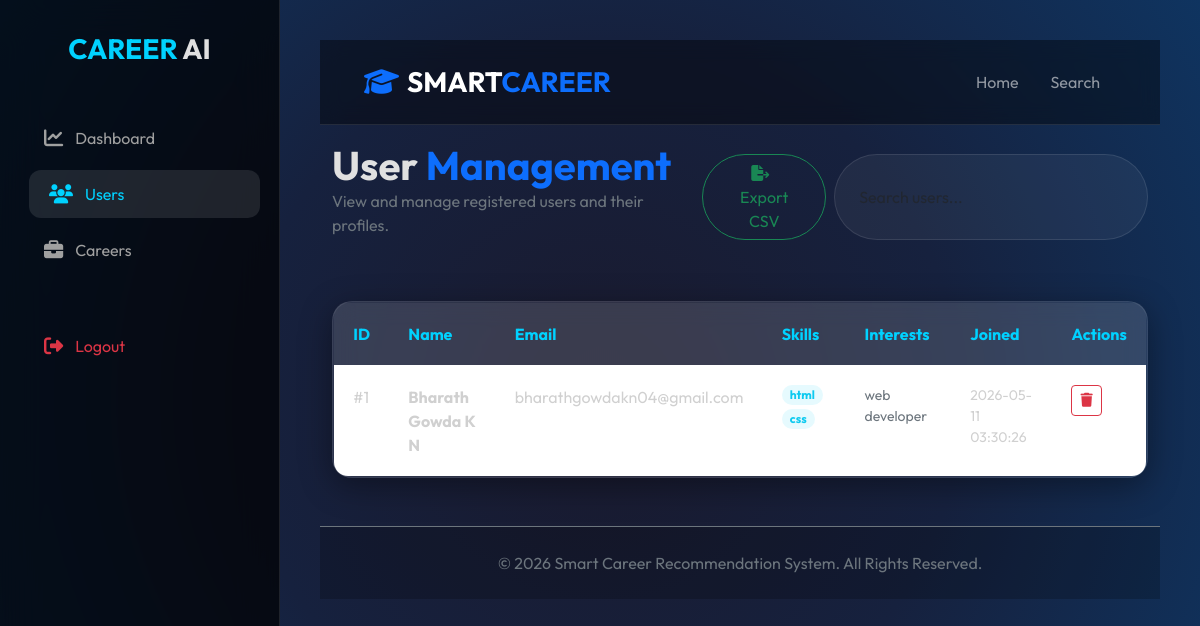
Page /admin/users (signed in) on the committed database.
### tables this page shows
CREATE TABLE users (
        user_id INTEGER PRIMARY KEY AUTOINCREMENT,
        name TEXT NOT NULL,
        email TEXT NOT NULL UNIQUE,
        password TEXT NOT NULL,
        interests TEXT,
        created_at TIMESTAMP DEFAULT CURRENT_TIMESTAMP
    );

CREATE TABLE user_skills (
        skill_id INTEGER PRIMARY KEY AUTOINCREMENT,
        user_id INTEGER,
        skill_name TEXT NOT NULL,
        FOREIGN KEY (user_id) REFERENCES users(user_id) ON DELETE CASCADE
    );

### app.py (the view)
@app.route('/admin/users')
def manage_users():
    if not session.get('admin_logged_in'): return redirect(url_for('admin_login'))
    users = execute_query("SELECT * FROM users", fetch=True)
    final_users = []
    for u in users:
        u_dict = dict(u)
        skills = execute_query("SELECT skill_name FROM user_skills WHERE user_id = ?", (u['user_id'],), fetch=True)
        u_dict['skills'] = ", ".join([s['skill_name'] for s in skills])
        u_dict['id'] = u['user_id']
        final_users.append(u_dict)
    return render_template('admin/users.html', users=final_users)

### app.py (called while the page is built)
@app.context_processor
def inject_now():
    from datetime import datetime
    return {'now': datetime.utcnow()}

### database.py (called while the page is built)
def get_db_connection():
    conn = sqlite3.connect(DB_PATH)
    conn.row_factory = sqlite3.Row
    return conn

def execute_query(query, params=None, fetch=False):
    conn = get_db_connection()
    cursor = conn.cursor()
    try:
        if params:
            cursor.execute(query, params)
        else:
            cursor.execute(query)
        if fetch:
            result = [dict(row) for row in cursor.fetchall()]
        else:
            conn.commit()
            result = cursor.lastrowid
        return result
    except Exception as e:
        print(f"Database Error: {e}")
        return [] if fetch else None
    finally:
        conn.close()

### templates/admin/users.html (shortened to what this page needs)
{% extends "layout.html" %}
{% block content %}
<div class="container-fluid">
    <div class="d-flex justify-content-between align-items-center mb-5 animate-up">
        <div>
            <h1 class="fw-bold mb-0">User <span class="text-primary">Management</span></h1>
            <p class="text-secondary">View and manage registered users and their profiles.</p>
        </div>
        <div class="d-flex gap-2">
            <a href="{{ url_for('export_users') }}" class="btn btn-outline-success rounded-pill px-4">
                <i class="fas fa-file-export me-2"></i> Export CSV
            </a>
            <input type="text" id="userSearch" class="form-control rounded-pill px-4" placeholder="Search users...">
        </div>
    </div>
    <div class="glass animate-up">
        <div class="table-responsive">
            <table class="table table-custom mb-0" id="userTable">
                <thead>
                    <tr>
                        <th>ID</th>
                        <th>Name</th>
                        <th>Email</th>
                        <th>Skills</th>
                        <th>Interests</th>
                        <th>Joined</th>
                        <th>Actions</th>
                    </tr>
                </thead>
                <tbody>
                    {% for user in users %}
                    <tr>
                        <td>#{{ user.id }}</td>
                        <td class="fw-bold">{{ user.name }}</td>
                        <td>{{ user.email }}</td>
                        <td>
                            <div class="d-flex flex-wrap gap-1">
                                {% for skill in user.skills.split(',')[:2] %}
                                <span class="badge bg-info bg-opacity-10 text-info small p-1 px-2 rounded-pill">{{ skill.strip() }}</span>
                                {% endfor %}
                            </div>
                        </td>
                        <td class="text-secondary small">{{ user.interests }}</td>
                        <td class="small">{{ user.created_at }}</td>
                        <td>
                            <a href="{{ url_for('delete_user', user_id=user.id) }}" class="btn btn-sm btn-outline-danger" onclick="return confirm('Delete this user? All recommendations will be lost.')">
                                <i class="fas fa-trash"></i>
                            </a>
                        </td>
                    </tr>
                    {% else %}
                    <tr>
                        <td colspan="7" class="text-center py-5 text-secondary">No users found in the system.</td>
                    </tr>
                    {% endfor %}
                </tbody>
            </table>
        </div>
    </div>
</div>
{% endblock %}

### static/css/style.css (style rules this page uses)
:root { --bg-color: #050505; --card-bg: rgba(255, 255, 255, 0.05); --primary: #00d2ff; --secondary: #9d50bb; --text-color: #e0e0e0; --accent: #3a1c71; --glass-border: rgba(255, 255, 255, 0.1); --neon-blue: #00f2ff; --neon-purple: #bc13fe; }
body { font-family: 'Outfit', sans-serif; background: radial-gradient(circle at 50% 50%, #1a1a2e 0%, #16213e 50%, #0f3460 100%); background-attachment: fixed; color: var(--text-color); min-height: 100vh; margin: 0; overflow-x: hidden; }
.glass { background: var(--card-bg); backdrop-filter: blur(12px); -webkit-backdrop-filter: blur(12px); border: 1px solid var(--glass-border); border-radius: 20px; box-shadow: 0 8px 32px 0 rgba(0, 0, 0, 0.37); }
.form-control { background: rgba(255, 255, 255, 0.05); border: 1px solid var(--glass-border); color: white; border-radius: 12px; padding: 14px; }
.table-custom { background: var(--card-bg); border-radius: 15px; overflow: hidden; border: 1px solid var(--glass-border); }
.table-custom th { background: rgba(255, 255, 255, 0.05); color: var(--primary); padding: 1.2rem; border: none; }
.table-custom td { padding: 1.2rem; border-bottom: 1px solid var(--glass-border); color: #d0d0d0; }
.animate-up { animation: fadeInUp 0.8s cubic-bezier(0.4, 0, 0.2, 1) forwards; }

### rows in the picture
users: id "1", name "Bharath Gowda K N", email "bharathgowdakn04@gmail.com", interests "web developer", created_at "2026-05-11 03:30:26"
user_skills: strip "html"
user_skills: strip "css"
